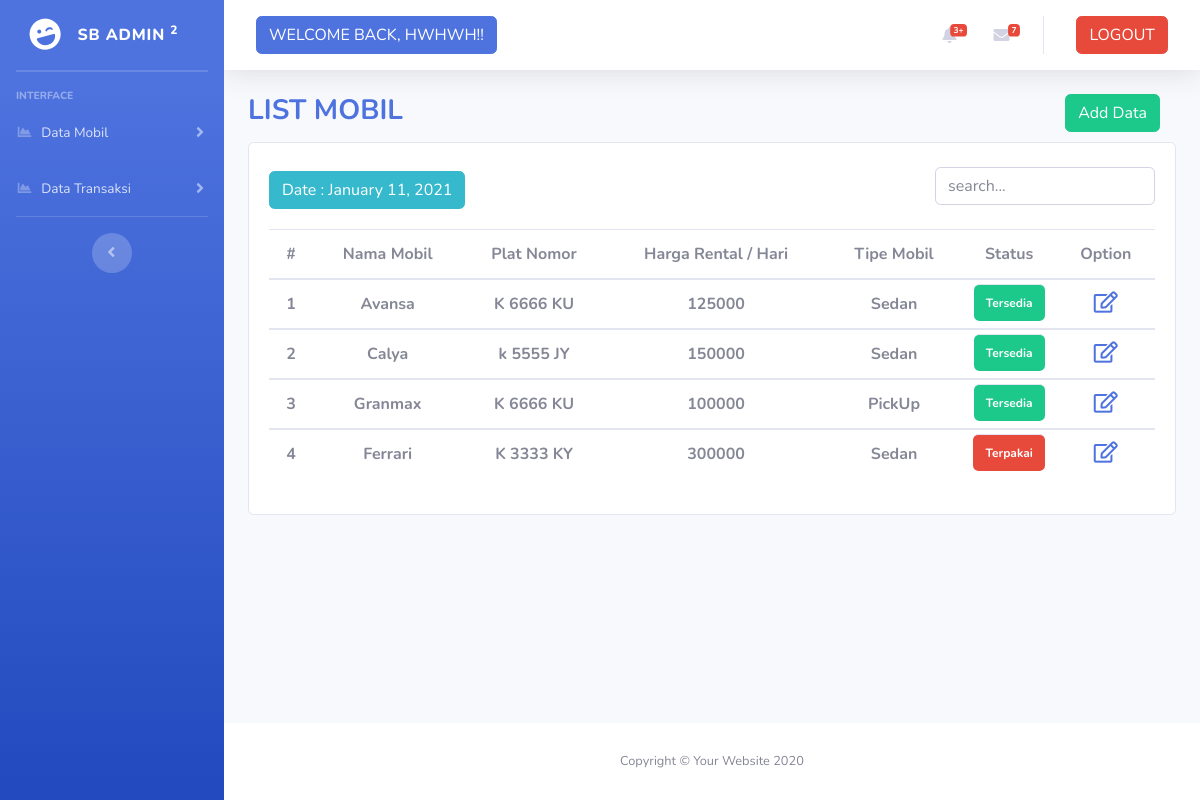
The page /admin/list_mobil.php (signed in) on the database its author committed.
### tables this page shows
CREATE TABLE `mobil_data` (
  `id_mobil` int(11) NOT NULL,
  `car_name` text NOT NULL,
  `license_number` text NOT NULL,
  `rental_price` int(11) NOT NULL,
  `type_car` text NOT NULL,
  `status` text NOT NULL,
  `description` text DEFAULT NULL,
  `car_img` text DEFAULT NULL
);

### admin/auth.php (called while the page is built, shortened)
<?php
$connect = new mysqli('localhost', 'root', '', 'car_rent');
function query($query)
{
  global $connect;
  $result   = mysqli_query($connect, $query);
  $rows     = [];
  while ($row = mysqli_fetch_assoc($result)) {
    $rows[] = $row;
  }
  return $rows;
}

### admin/list_mobil.php (the view, shortened to what this page needs)
<?php
  $sql = query('SELECT `id_mobil`, `car_name`, `license_number`, `rental_price`, `type_car`, `status` FROM `mobil_data` ');
?>
<?php include 'template/header.php'; ?>
<body id="page-top">
  <div id="wrapper">
    <?php include 'template/sidebar.php'; ?>
    <div id="content-wrapper" class="d-flex flex-column">
      <div id="content">
        <?php include 'template/navbar.php'; ?>
        <div class="container">
          <div class="float-left">
            <h3 class="text-primary"><b>LIST MOBIL</b></h3>
          </div>
          <div class="float-right pr-3">
            <form method="POST">
              <a href="" class="btn btn-success" data-toggle="modal" data-target="#modal1">Add Data</a>
            </form>
          </div>
        </div>
        <div class="container pt-5 mt-3">
          <div class="card">
            <div class="card-body">
              <div class="form-inline d-flex float-left md-form form-sm pt-2 pb-3">
                <a class="btn btn-info">Date : <?php echo date("F j, Y"); ?></a>
              </div>
              <form class="form-inline d-flex float-right md-form form-sm pt-1" method="post">
                <div class="form-group">
                  <input class="form-control mb-4" id="tableSearch" type="text" placeholder="search...">
                </div>
              </form>
              <table class="table mt-5 text-center">
                <thead>
                  <tr>
                    <th scope="col">#</th>
                    <th scope="col">Nama Mobil</th>
                    <th scope="col">Plat Nomor</th>
                    <th scope="col">Harga Rental / Hari</th>
                    <th scope="col">Tipe Mobil</th>
                    <th scope="col">Status</th>
                    <th scope="col">Option</th>
                  </tr>
                </thead>
                <?php
                  $i = 1;
                  foreach ($sql as $data) {
                    $debug = implode(",", $data);
                  ?>
                    <tbody id="myTable">
                      <tr>
                        <th><?php echo $i; ?></th>
                        <th><?php echo $data['car_name']; ?></th>
                        <th><?php echo $data['license_number']; ?></th>
                        <th><?php echo $data['rental_price']; ?></th>
                        <th><?php echo $data['type_car']; ?></th>
                        <?php
                        if ($data['status'] == "Tersedia")
                          $color = 'success';
                        else
                          $color = 'danger'; ?>
                        <th class="badge badge-<?= $color ?> mt-1"><?php echo $data['status']; ?></th>
                        <th>
                          <a href="" class="openEditDialog" data-toggle="modal" data-target="#modal2" data-id="<?php echo $debug ?>"><i class="far fa-edit fa-lg"></i></a>
                        </th>
                      </tr>
                    </tbody>
                  <?php
                    $i++;
                  }
                ?>
              </table>
            </div>
          </div>
        </div>
      </div>
      <?php include 'template/footer.php'; ?>
</body>

### rows shown on the page
mobil_data: car_name "Avansa", license_number "K 6666 KU", rental_price "125000", type_car "Sedan", status "Tersedia"
mobil_data: car_name "Calya", license_number "k 5555 JY", rental_price "150000", type_car "Sedan", status "Tersedia"
mobil_data: car_name "Granmax", license_number "K 6666 KU", rental_price "100000", type_car "PickUp", status "Tersedia"
mobil_data: car_name "Ferrari", license_number "K 3333 KY", rental_price "300000", type_car "Sedan", status "Terpakai"
